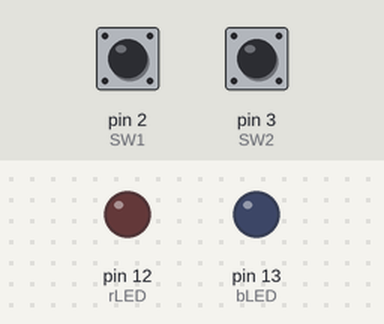
Bench run of a sketch on a simulated Arduino Uno, built with avr-gcc and run on an emulated ATmega328P. Parts: output pins drawn as LEDs (lit = HIGH). Dashed ring = blinking. The inputs (shaded band) are chosen by the test bench; at power-on: pin 2 (SW1) HIGH, pin 3 (SW2) HIGH.

Above: at 1.2 s.
1.3 s: pin 2 (SW1) pulled LOW for 0.15 s
At 1.45 s:
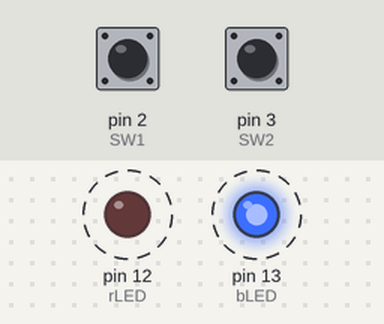
4.3 s: pin 3 (SW2) pulled LOW for 0.15 s
At 5.4 s:
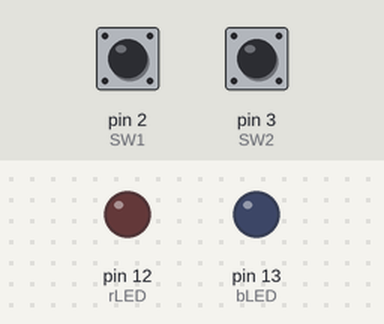
5.9 s: pin 2 (SW1) pulled LOW for 1 s
At 6.05 s:
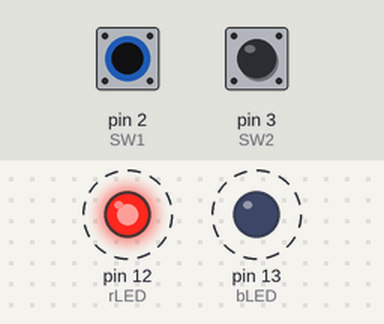
8.9 s: pin 3 (SW2) pulled LOW for 1 s
At 10.1 s:
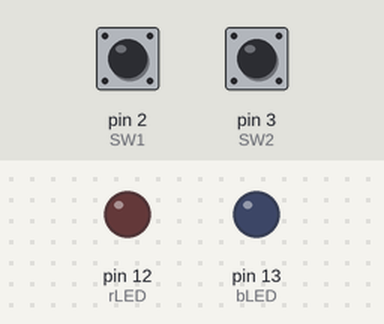
Timing chart, 0 to 11.9 s (numbered marks = the images above; inputs shaded):
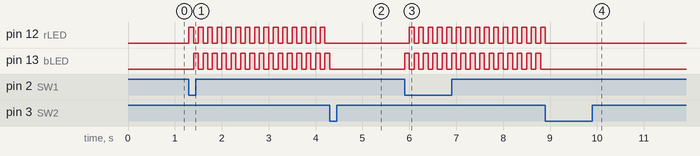

The sketch:

level_4.ino
```cpp
// defining pins
#define SW1 2
#define SW2 3
#define rLED 12
#define bLED 13

// state variables
bool on = false;
bool switcher = true;

void setup() {
  // put your setup code here, to run once:
  pinMode(SW1, INPUT);
  pinMode(SW2, INPUT);
  pinMode(rLED, OUTPUT);
  pinMode(bLED, OUTPUT);
}

void loop() {
  // put your main code here, to run repeatedly:

  //
  if (digitalRead(SW1) == LOW) {
    on = true;
  }

  while (on) {

    if (switcher) {
      digitalWrite(rLED, HIGH);
      digitalWrite(bLED, LOW);
      switcher = false;
    } else {
      digitalWrite(rLED, LOW);
      digitalWrite(bLED, HIGH);
      switcher = true;
    }

    if (digitalRead(SW2) == LOW) {
      digitalWrite(rLED, LOW);
      digitalWrite(bLED, LOW);
      on = false;
    }

    delay(100);

  }

}
```

Measured:
- after the input at 1.3 s, pin 12 (rLED): alternates HIGH for 0.10 s and LOW for 0.10 s, starting at once; pin 13 (bLED): alternates HIGH for 0.10 s and LOW for 0.10 s, starting after 0.10 s
- after the input at 4.3 s, pin 12 (rLED): stops changing and stays LOW; pin 13 (bLED): goes on until 4.3 s, then stays LOW
- after the input at 5.9 s, pin 12 (rLED): alternates HIGH for 0.10 s and LOW for 0.10 s, starting after 0.10 s; pin 13 (bLED): alternates HIGH for 0.10 s and LOW for 0.10 s, starting at once
- after the input at 8.9 s, pin 12 (rLED): goes on until 8.9 s, then stays LOW; pin 13 (bLED): stops changing and stays LOW
